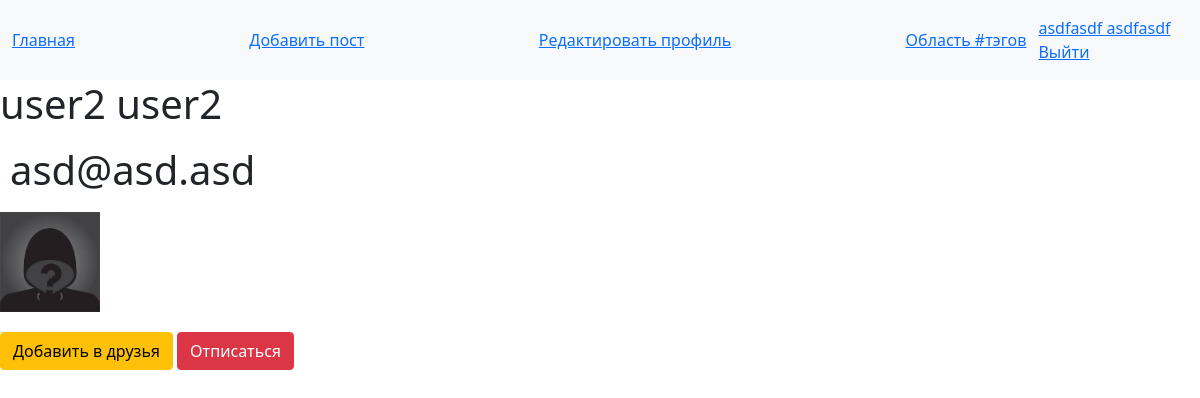
The app's page /profile/user2 (signed in) with its own data.
### menu_app/models.py (models this page shows, shortened)
class Menu(models.Model):
    title = models.CharField(max_length=64, null=False, blank=False)
    url = models.CharField(max_length=128, null=False, blank=False)
    type = models.ForeignKey(ClassMenu, on_delete=models.CASCADE)

### user_app/models.py (models this page shows, shortened)
class User(AbstractUser):
    class Meta:
        db_table = 'auth_user'

### profile_app/views/profile.py (the view)
# urls.py: path('profile/<str:peopl>', ProfilePeoples_user.as_view(), name='profile_peoples'),
class ProfilePeoples_user(View):
    def get(self, request, peopl):
        if request.user.is_authenticated:
            user = User.objects.get(username=peopl)
            posts = Post.objects.filter(user=user)
            friend = Friends.objects.filter(Q(user=request.user) | Q(friend=request.user))
            subscription = Subscriptions.objects.filter(Q(user=request.user) | Q(subscription=request.user))
            context = {"title": "Акк",
                       "add_friend": "Добавить в друзья",
                       "podpis": "Подписаться",
                       "users": user,
                       "posts": posts,
                       }
            if friend:
                if not subscription:
                    context = {"title": "Акк",
                               "add_friend": "Удалить из друзей",
                               "podpis": "Подписаться",
                               "users": user,
                               "posts": posts,
                               }
                else:
                    context = {"title": "Акк",
                               "add_friend": "Удалить из друзей",
                               "podpis": "Отписаться",
                               "users": user,
                               "posts": posts,
                               }
            else:
                if subscription:
                    context = {"title": "Акк",
                               "add_friend": "Добавить в друзья",
                               "podpis": "Отписаться",
                               "users": user,
                               "posts": posts,
                               }
            return render(request, "people_app/people_profile.html", context)
        return redirect("login")

### menu_app/templatetags/menu_main.py (called while the page is built, shortened)
@register.inclusion_tag('base.html')
def profile_menu():
    menu = Menu.objects.filter(type=2)
    return {'menu': menu, }

@register.inclusion_tag('base.html', takes_context=True)
def user_menu(context):
    if context.request.user.is_authenticated:
        menu = [
            {
                'title': f"{context.request.user.last_name} {context.request.user.first_name}",
                'url': '/profile',
            },
            {
                'title': 'Выйти',
                'url': '/logout',
            },
        ]
    return {'menu': menu, }

### templates/people_app/people_profile.html (shortened to what this page needs)
{% load menu_main %}
<link rel="stylesheet" href="https://cdn.jsdelivr.net/npm/bootstrap@5.1.3/dist/css/bootstrap.min.css">
<nav class="navbar navbar-expand-lg bg-light">
    <div class="container-fluid">{% profile_menu %}</div>
    <div id="user_menu" class="navbar-text">{% user_menu %}</div>
</nav>
<html lang="en">
<head>
</head>
<body>
        <h1>{{ users.last_name }} {{ users.first_name }}</h1>
        <h1 style="padding: 10px;">{{ users.email }}</h1>
            {% if users.profile.image %}
                <div><img src="{{ users.profile.image.url }}" alt="" width="100px" height="100px"></div>
            {% else %}
                <div><img src="/static/profile_app/image/def.jpg" alt="" width="100px" height="100px"></div>
            {% endif %}
      <div style="padding: 10px;" ></div>
            {% if add_friend == 'Добавить в друзья' %}
            <p><a href="add_friend/{{users}}"><button type="button" class="btn btn-warning">{{ add_friend }}</button></a>
            {% else %}
            <a href="del_friend/{{users}}"><button type="button" class="btn btn-danger">{{ add_friend }}</button></a>
            {% endif%}
            {% if podpis == 'Подписаться' %}
            <a href="add_subscription/{{users}}"><button type="button" class="btn btn-warning">{{ podpis }}</button></a>
            {% else %}
            <a href="del_subscription/{{users}}"><button type="button" class="btn btn-danger">{{ podpis }}</button></a> </p>
            {% endif%}
</body>
</html>

### templates/base.html
{% for m in menu %}
    <a href="{{ m.url }}">{{ m.title }}</a>
{% endfor%}

### records on screen
Menu: title "Главная"
Menu: title "Добавить пост"
Menu: title "Редактировать профиль"
Menu: title "Область #тэгов"

### other values on screen
{{ m.title }} "asdfasdf asdfasdf" "Выйти"
{{ users.last_name }} "user2"
{{ users.first_name }} "user2"
{{ users.email }} "asd@asd.asd"
{{ add_friend }} "Добавить в друзья"
{{ podpis }} "Отписаться"
